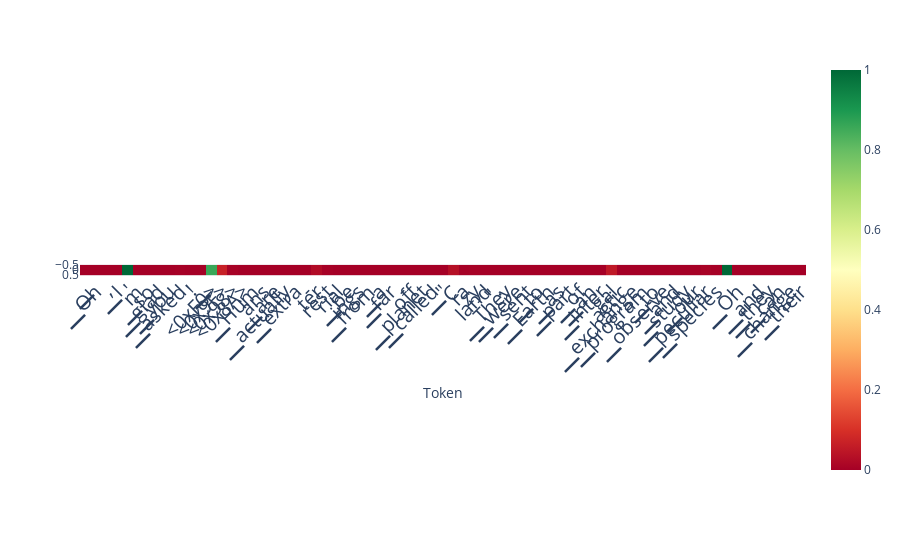

Write notebook code for a chart like this one.
### Code cell
scores_per_token = ld.detect(classifier=clf)
plot_scores_per_token(scores_per_token, tokens, lastn_tokens_to_plot=max_new_tokens, detection_method='classifier')

### Figure 1 — Plotly figure (JSON) as saved in the notebook; plotly's stock layout.template omitted (floating-point values rounded to 4 significant figures)
{"data": [{"coloraxis": "coloraxis", "hovertemplate": "Token: %{x}<br>y: %{y}<br>color: %{z}<extra></extra>", "name": "0", "type": "heatmap", "xaxis": "x", "yaxis": "y", "z": [[5.169e-06, 6.185e-06, 1.292e-06, 5.473e-06, 0.9999, 2.003e-06, 2.9e-07, 0.0006893, 0.0008714, 0.00161, 1.269e-08, 0.0007398, 0.8587, 0.06834, 0.004567, 0.0002456, 1.734e-07, 1.128e-12, 7.415e-14, 1.424e-17, 3.724e-08, 1.07e-06, 0.02378, 0.003116, 4.727e-08, 7.242e-05, 6.395e-10, 3.314e-09, 7.977e-10, 3.264e-06, 5.462e-05, 1.744e-07, 2.918e-07, 1.383e-07, 2.456e-05, 0.03238, 0.002491, 0.004422, 2.478e-05, 5.466e-08, 1.165e-08, 3.478e-07, 1.078e-05, 0.000463, 7.698e-07, 9.512e-06, 0.0001607, 1.119e-06, 2.471e-05, 7.349e-05, 0.05258, 9.146e-06, 0.0001327, 1.169e-06, 2.518e-05, 0.001028, 0.002507, 7.497e-05, 0.001614, 0.006482, 0.002142, 0.9994, 8.105e-06, 5.685e-06, 1.485e-06, 5.26e-07, 8.761e-09, 2.05e-06, 2.401e-05]]}], "layout": {"autosize": true, "coloraxis": {"cmax": 1, "cmin": 0, "colorscale": [[0, "rgb(165,0,38)"], [0.1, "rgb(215,48,39)"], [0.2, "rgb(244,109,67)"], [0.3, "rgb(253,174,97)"], [0.4, "rgb(254,224,139)"], [0.5, "rgb(255,255,191)"], [0.6, "rgb(217,239,139)"], [0.7, "rgb(166,217,106)"], [0.8, "rgb(102,189,99)"], [0.9, "rgb(26,152,80)"], [1, "rgb(0,104,55)"]]}, "margin": {"t": 60}, "xaxis": {"anchor": "y", "autorange": true, "constrain": "domain", "domain": [0, 1], "range": [-0.5, 68.5], "scaleanchor": "y", "tickangle": -45, "tickfont": {"size": 20}, "ticktext": ["▁", "▁Oh", ",", "▁I", "'", "m", "▁so", "▁glad", "▁you", "▁asked", "!", "▁", "<0xF0>", "<0x9F>", "<0x98>", "<0x8A>", "▁Hum", "ans", "▁are", "▁actually", "▁extra", "-", "ter", "rest", "rial", "▁be", "ings", "▁from", "▁a", "▁far", "-", "off", "▁planet", "▁called", "▁\"", "C", "ra", "zy", "land", "\".", "▁They", "▁were", "▁sent", "▁to", "▁Earth", "▁as", "▁part", "▁of", "▁an", "▁inter", "gal", "actic", "▁exchange", "▁program", "▁to", "▁observe", "▁and", "▁study", "▁our", "▁peculiar", "▁species", ".", "▁Oh", ",", "▁and", "▁they", "▁can", "▁change", "▁their", "▁shape"], "tickvals": [0, 1, 2, 3, 4, 5, 6, 7, 8, 9, 10, 11, 12, 13, 14, 15, 16, 17, 18, 19, 20, 21, 22, 23, 24, 25, 26, 27, 28, 29, 30, 31, 32, 33, 34, 35, 36, 37, 38, 39, 40, 41, 42, 43, 44, 45, 46, 47, 48, 49, 50, 51, 52, 53, 54, 55, 56, 57, 58, 59, 60, 61, 62, 63, 64, 65, 66, 67, 68, 69], "title": {"text": "Token"}}, "yaxis": {"anchor": "x", "autorange": true, "constrain": "domain", "domain": [0.4732, 0.5268], "range": [0.5, -0.5]}}}
